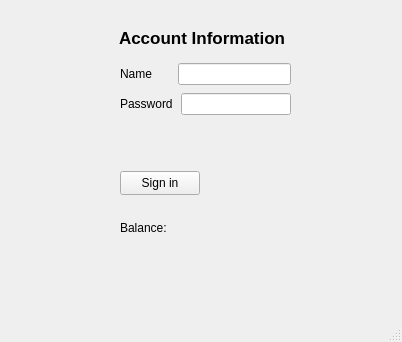
<?xml version="1.0" encoding="UTF-8"?>
<ui version="4.0">
 <class>SigninWindow</class>
 <widget class="QMainWindow" name="SigninWindow">
  <property name="geometry">
   <rect>
    <x>0</x>
    <y>0</y>
    <width>402</width>
    <height>342</height>
   </rect>
  </property>
  <property name="windowTitle">
   <string>SigninWindow</string>
  </property>
  <widget class="QWidget" name="centralwidget">
   <widget class="QLabel" name="label_3">
    <property name="geometry">
     <rect>
      <x>119</x>
      <y>30</y>
      <width>171</width>
      <height>16</height>
     </rect>
    </property>
    <property name="font">
     <font>
      <pointsize>13</pointsize>
      <bold>true</bold>
     </font>
    </property>
    <property name="text">
     <string>Account Information</string>
    </property>
   </widget>
   <widget class="QLabel" name="infoLabel">
    <property name="geometry">
     <rect>
      <x>120</x>
      <y>130</y>
      <width>251</width>
      <height>16</height>
     </rect>
    </property>
    <property name="font">
     <font>
      <bold>true</bold>
     </font>
    </property>
    <property name="text">
     <string/>
    </property>
   </widget>
   <widget class="QPushButton" name="signinButton">
    <property name="geometry">
     <rect>
      <x>120</x>
      <y>171</y>
      <width>80</width>
      <height>24</height>
     </rect>
    </property>
    <property name="text">
     <string>Sign in</string>
    </property>
   </widget>
   <widget class="QLabel" name="balanceLabel">
    <property name="geometry">
     <rect>
      <x>120</x>
      <y>220</y>
      <width>111</width>
      <height>16</height>
     </rect>
    </property>
    <property name="text">
     <string>Balance:</string>
    </property>
   </widget>
   <widget class="QWidget" name="layoutWidget">
    <property name="geometry">
     <rect>
      <x>120</x>
      <y>61</y>
      <width>171</width>
      <height>26</height>
     </rect>
    </property>
    <layout class="QHBoxLayout" name="horizontalLayout">
     <property name="spacing">
      <number>26</number>
     </property>
     <property name="leftMargin">
      <number>0</number>
     </property>
     <item>
      <widget class="QLabel" name="nameLabel">
       <property name="text">
        <string>Name</string>
       </property>
      </widget>
     </item>
     <item>
      <widget class="QLineEdit" name="nameLineEdit"/>
     </item>
    </layout>
   </widget>
   <widget class="QWidget" name="layoutWidget">
    <property name="geometry">
     <rect>
      <x>120</x>
      <y>91</y>
      <width>171</width>
      <height>26</height>
     </rect>
    </property>
    <layout class="QHBoxLayout" name="horizontalLayout_2">
     <property name="spacing">
      <number>8</number>
     </property>
     <item>
      <widget class="QLabel" name="passLabel">
       <property name="text">
        <string>Password</string>
       </property>
      </widget>
     </item>
     <item>
      <widget class="QLineEdit" name="passLineEdit">
       <property name="echoMode">
        <enum>QLineEdit::Password</enum>
       </property>
      </widget>
     </item>
    </layout>
   </widget>
  </widget>
  <widget class="QMenuBar" name="menubar">
   <property name="geometry">
    <rect>
     <x>0</x>
     <y>0</y>
     <width>402</width>
     <height>21</height>
    </rect>
   </property>
  </widget>
  <widget class="QStatusBar" name="statusbar"/>
 </widget>
 <resources/>
 <connections/>
</ui>
